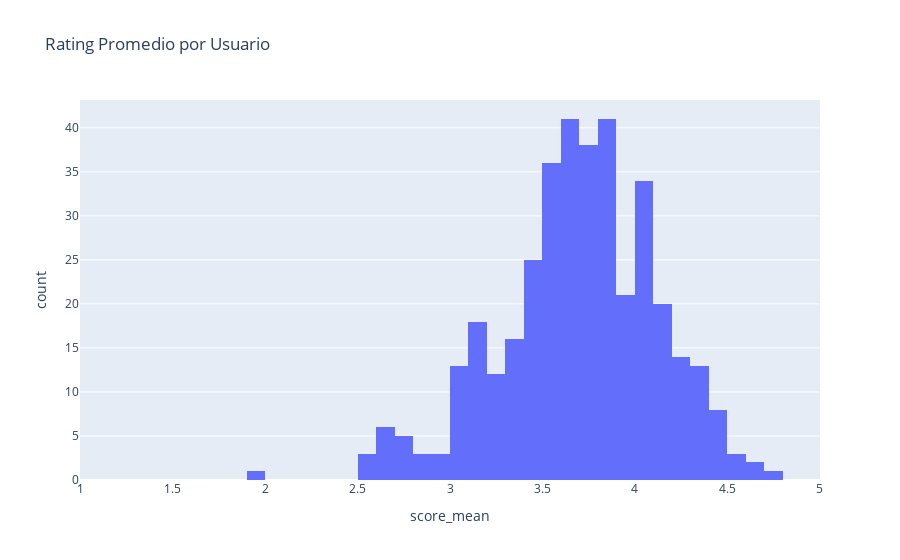

This figure's notebook cell:
### Code cell
px.histogram(
    aux,
    title="Rating Promedio por Usuario",
    x="score_mean",
    # nbins=50,
    range_x=[0.999, 5.001]
)

### Figure 1 — Plotly figure (JSON) as saved in the notebook; plotly's stock layout.template omitted (floating-point values rounded to 4 significant figures; data arrays with more than 128 entries replaced by an {"elided": "..."} marker saying what was removed)
{"data": [{"alignmentgroup": "True", "bingroup": "x", "hovertemplate": "score_mean=%{x}<br>count=%{y}<extra></extra>", "legendgroup": "", "marker": {"color": "#636efa", "pattern": {"shape": ""}}, "name": "", "offsetgroup": "", "orientation": "v", "showlegend": false, "type": "histogram", "x": {"elided": "377 float values"}, "xaxis": "x", "yaxis": "y"}], "layout": {"barmode": "relative", "legend": {"tracegroupgap": 0}, "title": {"text": "Rating Promedio por Usuario"}, "xaxis": {"anchor": "y", "domain": [0, 1], "range": [0.999, 5.001], "title": {"text": "score_mean"}}, "yaxis": {"anchor": "x", "domain": [0, 1], "title": {"text": "count"}}}}
